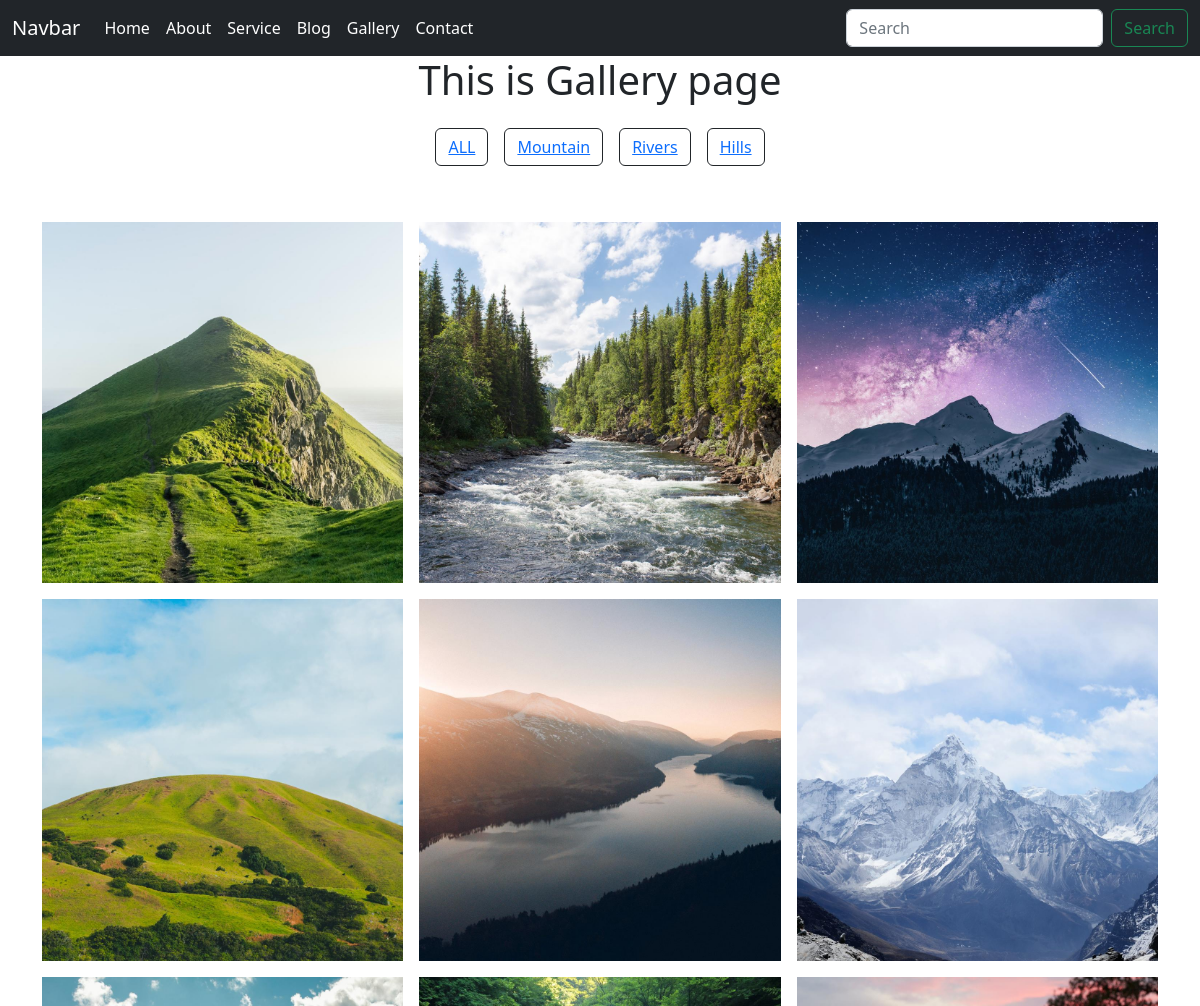
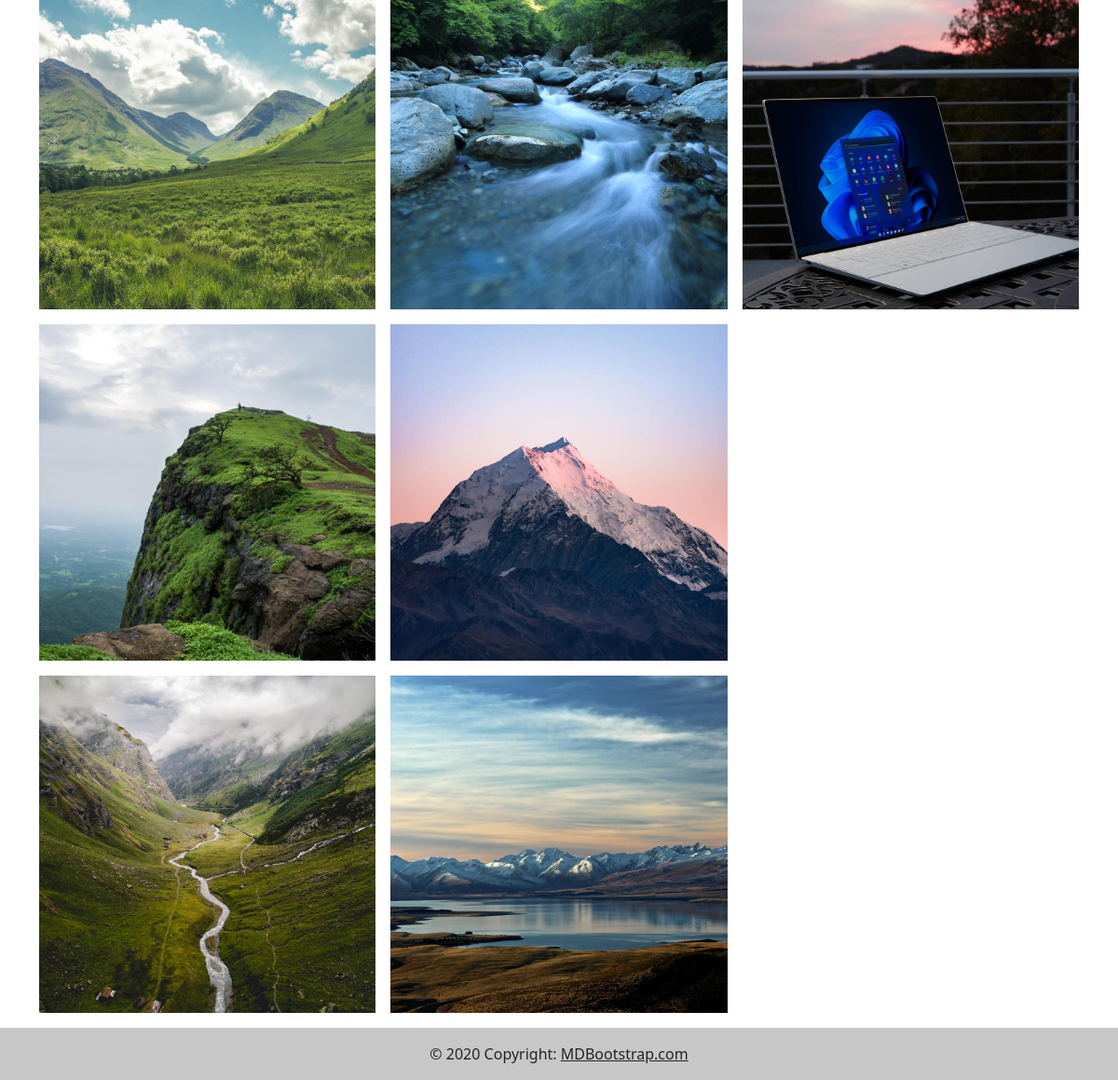
Page /gallery/ on the committed database (2 pictures, top to bottom).
### myapp/models.py (models this page shows, shortened)
class image_category(models.Model):
    category_name= models.CharField(max_length=200)
    category_slug = models.SlugField(unique=True)
    def get_url(self):
        return reverse('image_by_category', args=[self.category_slug])

class Image(models.Model):
    image = ResizedImageField(size=[1000,1000],crop =['middle','center'], upload_to="static/image")
    image_name = models.CharField(max_length=200)
    image_slug = models.SlugField(unique=True)
    category_image = models.ForeignKey(image_category, on_delete=models.CASCADE)

### myapp/views.py (the view)
# urls.py: path("gallery/", views.gallery, name="gallery"),
def gallery(request,category_slug=None):
    images=None
    categories=None
    categories=image_category.objects.all()
    if category_slug is not None:
        category=get_object_or_404(image_category, category_slug=category_slug)
        images=Image.objects.filter(category_image=category)
    else:
        images=Image.objects.all()
    context={
        'categories':categories,
        "images":images,
    }
    return render(request,"gallery.html",context)

### templates/gallery.html (shortened to what this page needs)
{% extends 'base.html' %}
{% load static %}
{% block content %}
<h1 style="text-align:center" > This is Gallery page  </h1>
<div class="container mb-3 mt-3">
<div class="row">
    <div class="col-md-12 d-flex justify-content-center mb-5">
      <button type="button" class="btn btn-outline-dark m-2"> <a href="{% url 'gallery' %}"> ALL </a></button>
      {% for single_category in categories %}
        <button type="button" class="btn btn-outline-dark m-2"><a href="{{single_category.get_url}}">{{single_category.category_name}} </a></button>
      {% endfor %}
    </div>
  </div>
  <div class="gallery" id="gallery">
    <div class="row">
    {% for img in images %}
    <div class="mb-3 pics animation all 2">
      <img class="img-fluid" src="{{img.image.url}}" alt="Card image cap">
    </div>
    {% endfor %}
  </div>
  </div>
</div>
{% endblock content %}

### templates/base.html (shortened to what this page needs)
<!doctype html>
<html lang="en">
<head>
    {% load static %}
    <link href="https://cdn.jsdelivr.net/npm/bootstrap@5.2.1/dist/css/bootstrap.min.css" rel="stylesheet">
    <link href= {% static 'css/style.css' %} rel="stylesheet" type="text/css">
</head>
<body>
{% include "include/navbar.html" %}
{% block content %}
{% endblock content %}
{% include "include/footer.html" %}
</body>
</html>

### templates/include/navbar.html (shortened to what this page needs)
<nav class="navbar navbar-expand-lg navbar-dark bg-dark">
    <div class="container-fluid">
        <a class="navbar-brand" href="#">Navbar</a>
        <div class="collapse navbar-collapse" id="navbarSupportedContent">
            <ul class="navbar-nav me-auto mb-2 mb-lg-0">
                <li class="nav-item">
                    <a class="nav-link active" aria-current="page" href="{% url 'index' %}">Home</a>
                </li>
                <li class="nav-item">
                    <a class="nav-link active" aria-current="page" href="{% url 'about' %}">About</a>
                </li>
                <li class="nav-item">
                    <a class="nav-link active" aria-current="page" href="{% url 'service' %}">Service</a>
                </li>
                <li class="nav-item">
                    <a class="nav-link active" aria-current="page" href="{% url 'blog' %}">Blog</a>
                </li>
                <li class="nav-item">
                    <a class="nav-link active" aria-current="page" href="{% url 'gallery' %}">Gallery</a>
                </li>
                <li class="nav-item">
                    <a class="nav-link active" aria-current="page" href="{% url 'contact' %}">Contact</a>
                </li>
            </ul>
            <form class="d-flex" role="search">
                <input class="form-control me-2" type="search" placeholder="Search" aria-label="Search">
                <button class="btn btn-outline-success" type="submit">Search</button>
            </form>
        </div>
    </div>
</nav>

### templates/include/footer.html
<footer class="bg-light text-center text-lg-start">
    <div class="text-center p-3" style="background-color: rgba(0, 0, 0, 0.2);">
      © 2020 Copyright:
      <a class="text-dark" href="https://mdbootstrap.com/">MDBootstrap.com</a>
    </div>
  </footer>

### static/css/style.css (style rules this page uses)
.gallery { -webkit-column-count: 3; -moz-column-count: 3; column-count: 3; -webkit-column-width: 33%; -moz-column-width: 33%; column-width: 33%; }
.gallery .pics { -webkit-transition: all 350ms ease; transition: all 350ms ease; }
.gallery .animation { -webkit-transform: scale(1); -ms-transform: scale(1); transform: scale(1); }

### rows in the picture
image_category: category_name "Mountain"
image_category: category_name "Rivers"
image_category: category_name "Hills"
Image: image (picture)
Image: image (picture)
Image: image (picture)
Image: image (picture)
Image: image (picture)
Image: image (picture)
Image: image (picture)
Image: image (picture)
Image: image (picture)
Image: image (picture)
Image: image (picture)
Image: image (picture)
Image: image (picture)
